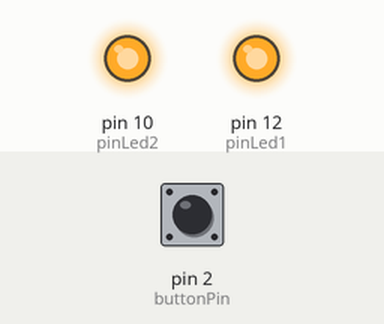
The sketch below on a simulated Arduino Uno, built with avr-gcc and run on an emulated ATmega328P. Parts: output pins drawn as LEDs (lit = HIGH). The test bench sets the inputs (shaded band); at power-on: pin 2 (buttonPin) HIGH.

Above: at 1.2 s.
1.3 s: pin 2 (buttonPin) pulled LOW for 0.25 s
At 1.7 s:
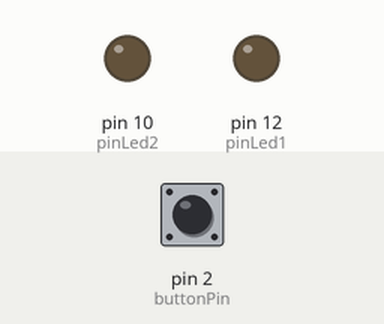
Timing chart, 0 to 4.3 s (numbered marks = the images above; inputs shaded):
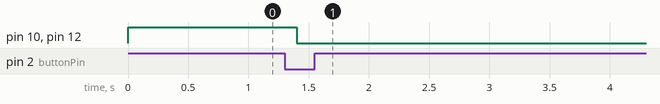

The sketch:

Lap4VatTiVi.ino
```cpp
int buttonPin = 2;    // select the input pin for the potentiometer
int pinLed1 = 12;
int pinLed2 = 10;

bool flagDone = false;

void setup() {
  // put your setup code here, to run once:
  Serial.begin(9600);

  pinMode(buttonPin, INPUT_PULLUP);
  pinMode(pinLed1, OUTPUT);
  digitalWrite(pinLed1, HIGH);
  pinMode(pinLed2, OUTPUT);
  digitalWrite(pinLed2, HIGH);
}

void loop() {
  if (!flagDone) {
    int buttonValue = digitalRead(buttonPin);
    if (!buttonValue) {
      digitalWrite(pinLed1, LOW);
      digitalWrite(pinLed2, LOW);
      delay(1000);
      flagDone = true;
    }
  }
  delay(200);
}
```

Measured:
- after the input at 1.3 s, pin 10 (pinLed2), pin 12 (pinLed1): HIGH → LOW after 0.10 s
